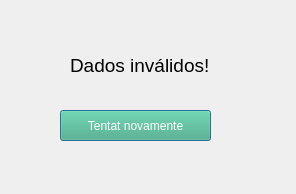
<?xml version="1.0" encoding="UTF-8"?>
<ui version="4.0">
 <class>Dialog</class>
 <widget class="QDialog" name="Dialog">
  <property name="geometry">
   <rect>
    <x>0</x>
    <y>0</y>
    <width>296</width>
    <height>194</height>
   </rect>
  </property>
  <property name="windowTitle">
   <string>Dialog</string>
  </property>
  <widget class="QLabel" name="label">
   <property name="geometry">
    <rect>
     <x>70</x>
     <y>30</y>
     <width>161</width>
     <height>71</height>
    </rect>
   </property>
   <property name="text">
    <string>&lt;html&gt;&lt;head/&gt;&lt;body&gt;&lt;p&gt;&lt;span style=&quot; font-size:14pt;&quot;&gt;Dados inválidos!&lt;/span&gt;&lt;/p&gt;&lt;/body&gt;&lt;/html&gt;</string>
   </property>
  </widget>
  <widget class="QPushButton" name="btn_tentar">
   <property name="geometry">
    <rect>
     <x>60</x>
     <y>110</y>
     <width>151</width>
     <height>31</height>
    </rect>
   </property>
   <property name="styleSheet">
    <string notr="true">background-color: rgb(68, 172, 125);
color: rgb(255, 255, 255);</string>
   </property>
   <property name="text">
    <string>Tentat novamente</string>
   </property>
  </widget>
 </widget>
 <resources/>
 <connections/>
</ui>
